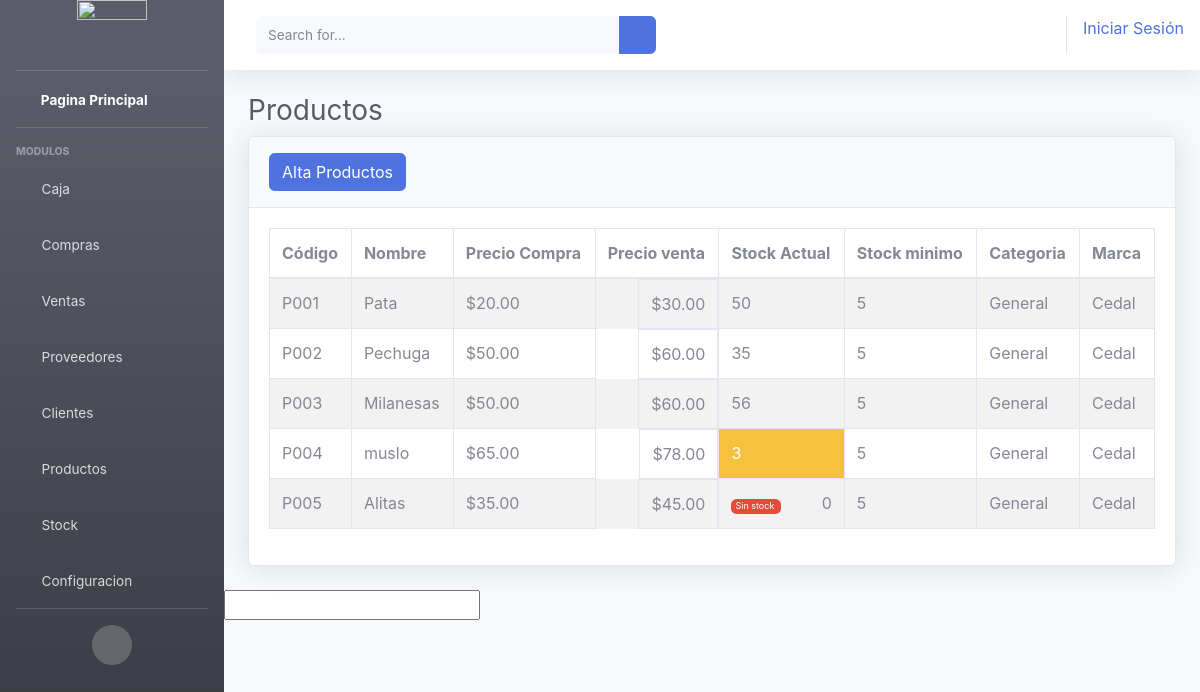
Before: /productos/ with the older database file.
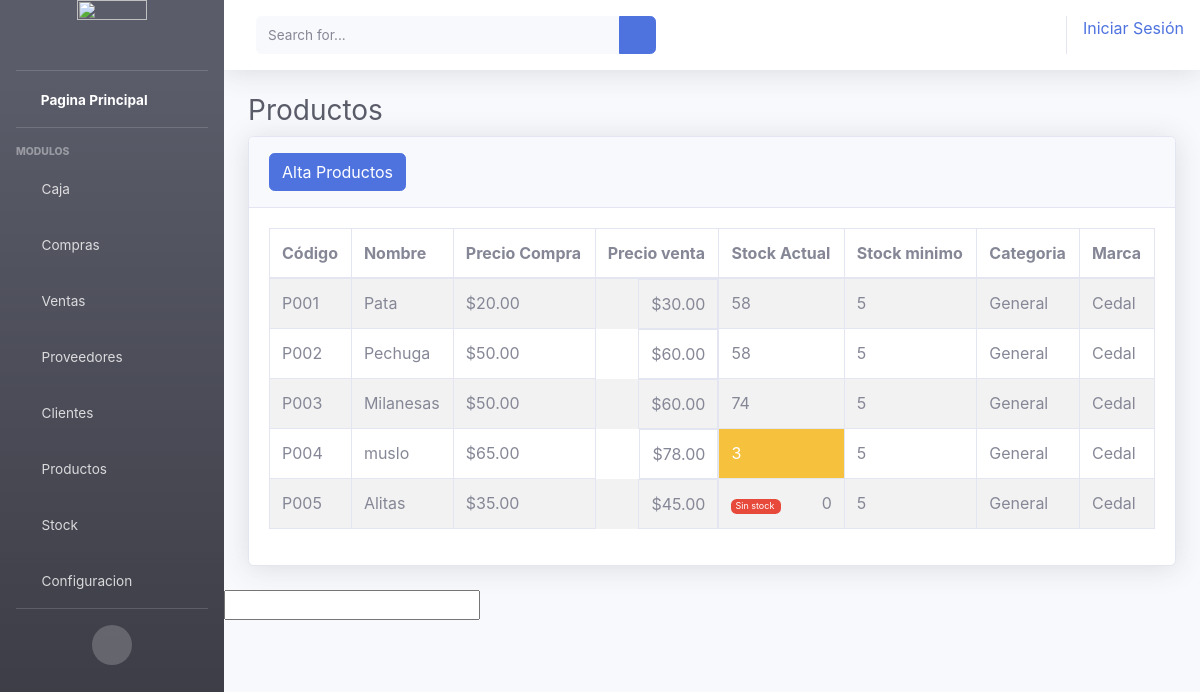
After: the same page with the newer database file.
### producto/models.py (models this page shows, shortened)
class Producto(models.Model):
    codigo = models.CharField(max_length=10)
    nombre = models.CharField(max_length=50)
    precio_compra = models.DecimalField(max_digits=8, decimal_places=2, null=True)
    precio_venta = models.DecimalField(max_digits=8, decimal_places=2, null=True)
    stock = models.IntegerField()
    stock_min = models.IntegerField()
    categoria = models.ForeignKey(Categoria, on_delete=models.PROTECT)
    marca = models.ForeignKey(Marca, on_delete=models.PROTECT)

class Categoria(models.Model):
    descripcion = models.CharField(max_length=50)
    def __str__(self):
        return self.descripcion

class Marca(models.Model):
    descripcion = models.CharField(max_length=50)
    def __str__(self):
        return self.descripcion

### producto/views.py (the view)
# urls.py: path('', index, name='caja'),
def index(request):
    producto = Producto.objects.all()
    data = {
        "productos": producto
    }
    return render(request, 'producto/producto.html', data)

### cedal/templates/producto/producto.html (shortened to what this page needs)
{% extends 'Header/header.html' %}
{% load static %}
{% block content %}
<div class="container-fluid">
    <h1 class="h3 mb-2 text-gray-800">Productos</h1>
    <div class="card shadow mb-4">
        <div class="card-header py-3">
            <a href="{% url 'altaProducto' %}" class="btn btn-primary">Alta Productos</a>
        </div>
        <div class="card-body">
            <div class="table-responsive">
                <table class="table table-bordered table-striped table-hover" id="tablaProducto" width="100%" cellspacing="0">
                    <thead>
                        <tr>
                            <th>Código</th>
                            <th>Nombre</th>
                            <th>Precio Compra</th>
                            <th>Precio venta</th>
                            <th>Stock Actual</th>
                            <th>Stock minimo</th>
                            <th>Categoria</th>
                            <th>Marca</th>
                        </tr>
                    </thead>
                    <tbody>
                       {% for p in productos %}
                       <tr>
                        <td>{{p.codigo}}</td>
                        <td>{{p.nombre}}</td>
                        <td> ${{p.precio_compra}}</td>
                        <td class="float-right">${{p.precio_venta}}</td>
                        {% if p.stock < p.stock_min and p.stock > 0 %}
                        <td class="bg-warning text-white">{{p.stock}}</td>
                        {% elif p.stock == 0 %}
                        <td>
                        <div style="width:50px; height:15px; font-size: 9px;" class="bg-danger pl-1 mt-2 opacity-5 float-left rounded text-white ">Sin stock</div>
                        <div class="text-right">{{p.stock}}</div>
                        </td>
                        {% else %}
                        <td>{{p.stock}}</td>
                        {% endif %}
                        <td>{{p.stock_min}}</td>
                        <td>{{p.categoria}}
                        </td>
                        <td>
                            {{p.marca}}
                        </td>
                    </tr>
                       {% endfor %}
                    </tbody>
                </table>
            </div>
        </div>
    </div>
</div>
<input type="text" name="" id="producto">
{% endblock %}

### cedal/templates/Header/header.html (shortened to what this page needs)
<!DOCTYPE html>
<html lang="en">
{% load static %}
<head>
    <link rel="stylesheet" href="//code.jquery.com/ui/1.12.1/themes/base/jquery-ui.css">
    <link rel="stylesheet" href="https://stackpath.bootstrapcdn.com/bootstrap/4.1.3/css/bootstrap.min.css">
    <link href="{% static 'cedal/vendor/fontawesome-free/css/all.min.css' %}" rel="stylesheet" type="text/css">
    <link href="{% static 'cedal/css/sb-admin-2.min.css' %}" rel="stylesheet">
    <link href="{% static 'cedal/vendor/datatables/dataTables.bootstrap4.min.css' %}" rel="stylesheet">
</head>
<body id="page-top">
    <div id="wrapper">
        <ul class="navbar-nav bg-gradient-dark sidebar sidebar-dark accordion" id="accordionSidebar">
            <a class="sidebar-brand d-flex align-items-center justify-content-center" href="{% url 'index' %}">
                <div class="sidebar-brand-icon">
                    <img src="{% static 'cedal/img/cedal.png' %}" class="img-fluid" width="70px" height="70px">
                </div>
            </a>
            <hr class="sidebar-divider my-0">
            <li class="nav-item active">
                <a class="nav-link" href="{% url 'index' %}">
                    <i class="fas fa-fw fa-home"></i>
                    <span>Pagina Principal</span></a>
            </li>
            <hr class="sidebar-divider">
            <div class="sidebar-heading">
                Modulos
            </div>
            <li class="nav-item">
                <a class="nav-link" href="{% url 'caja' %}" >
                    <i class="fas fa-fw fa-money-bill"></i>
                    <span>Caja</span>
                </a>
            </li>
            <li class="nav-item">
                <a class="nav-link" href="{% url 'compras' %}" >
                    <i class="fas fa-fw fa-shopping-basket"></i>
                    <span>Compras</span>
                </a>
            </li>
            <li class="nav-item">
                <a class="nav-link" href="#" >
                    <i class="fas fa-fw fa-shopping-cart"></i>
                    <span>Ventas</span>
                </a>
            </li>
            <li class="nav-item">
                <a class="nav-link" href="{% url 'proveedores' %}" >
                    <i class="fas fa-fw fa-male"></i>
                    <span>Proveedores</span>
                </a>
            </li>
            <li class="nav-item">
                <a class="nav-link" href="{% url 'clientes' %}" >
                    <i class="fas fa-fw fa-male"></i>
                    <span>Clientes</span>
                </a>
            </li>
            <li class="nav-item">
                <a class="nav-link collapsed" href="#" data-toggle="collapse" data-target="#collapseTwo"
                    aria-expanded="true" aria-controls="collapseTwo">
                    <i class="fas fa-fw fa-cog"></i>
                    <span>Productos</span>
                </a>
            </li>
            <li class="nav-item">
                <a class="nav-link" href="#" >
                    <i class="fas fa-fw fa-pallet"></i>
                    <span>Stock</span>
                </a>
            </li>
            <li class="nav-item">
                <a class="nav-link" href="#" >
                    <i class="fas fa-fw fa-cog"></i>
                    <span>Configuracion</span>
                </a>
            </li>
            <hr class="sidebar-divider d-none d-md-block">
            <div class="text-center d-none d-md-inline">
                <button class="rounded-circle border-0" id="sidebarToggle"></button>
            </div>
        </ul>
<div id="content-wrapper" class="d-flex flex-column">
    <div id="content">
        <nav class="navbar navbar-expand navbar-light bg-white topbar mb-4 static-top shadow">
            <form
                class="d-none d-sm-inline-block form-inline mr-auto ml-md-3 my-2 my-md-0 mw-100 navbar-search">
                <div class="input-group">
                    <input type="text" class="form-control bg-light border-0 small" placeholder="Search for..."
                        aria-label="Search" aria-describedby="basic-addon2">
                    <div class="input-group-append">
                        <button class="btn btn-primary" type="button">
                            <i class="fas fa-search fa-sm"></i>
                        </button>
                    </div>
                </div>
            </form>
            <ul class="navbar-nav ml-auto">
                {% if user.is_authenticated %}
                <li class="nav-item dropdown no-arrow">
                    <a class="nav-link dropdown-toggle" href="#" id="userDropdown" role="button"
                        data-toggle="dropdown" aria-haspopup="true" aria-expanded="false">
                        <span class="mr-2 d-none d-lg-inline text-gray-600 small">{{ user.username }}</span>
                        <img class="img-profile rounded-circle"
                            src="{% static 'cedal/img/undraw_profile.svg' %}">
                    </a>
                    <div class="dropdown-menu dropdown-menu-right shadow animated--grow-in"
                        aria-labelledby="userDropdown">
                        <a class="dropdown-item" href="#">
                            <i class="fas fa-user fa-sm fa-fw mr-2 text-gray-400"></i>
                            Profile
                        </a>
                        <a class="dropdown-item" href="#">
                            <i class="fas fa-cogs fa-sm fa-fw mr-2 text-gray-400"></i>
                            Settings
                        </a>
                        <a class="dropdown-item" href="#">
                            <i class="fas fa-list fa-sm fa-fw mr-2 text-gray-400"></i>
                            Activity Log
                        </a>
                        <div class="dropdown-divider"></div>
                        <a class="dropdown-item" href="#" data-toggle="modal" data-target="#logoutModal">
                            <i class="fas fa-sign-out-alt fa-sm fa-fw mr-2 text-gray-400"></i>
                            Logout
                        </a>
                    </div>
                </li>
                {% else %}
                <a href="{% url 'login' %}">Iniciar Sesión</a>
                {% endif %}
            </ul>
        </nav>
        {% block content %}{% endblock %}
</div>
</body>
</html>

Changed rows visible on the page:
changed Producto "Pata": stock "50" → "58"
changed Producto "Pechuga": stock "35" → "58"
changed Producto "Milanesas": stock "56" → "74"
